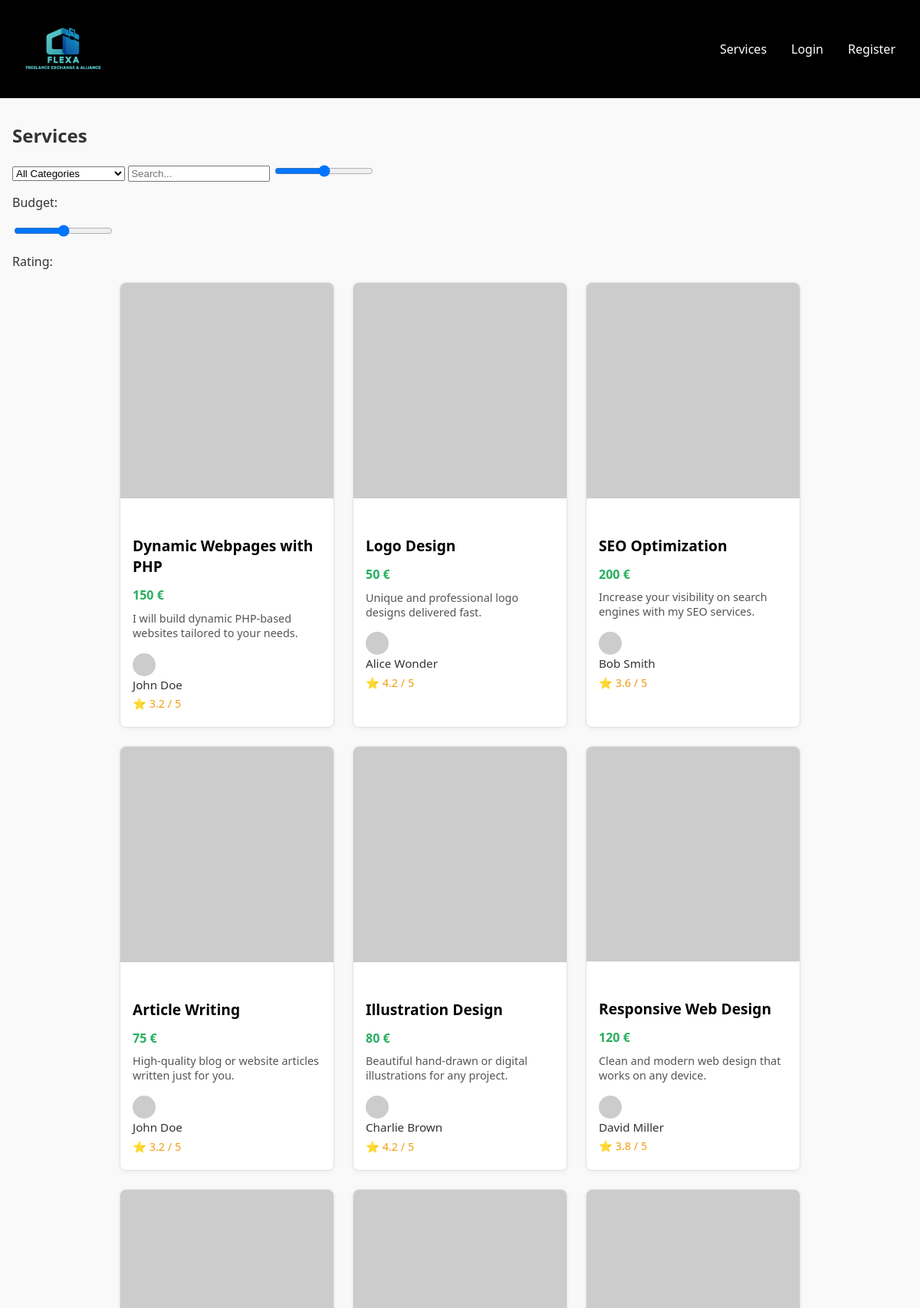
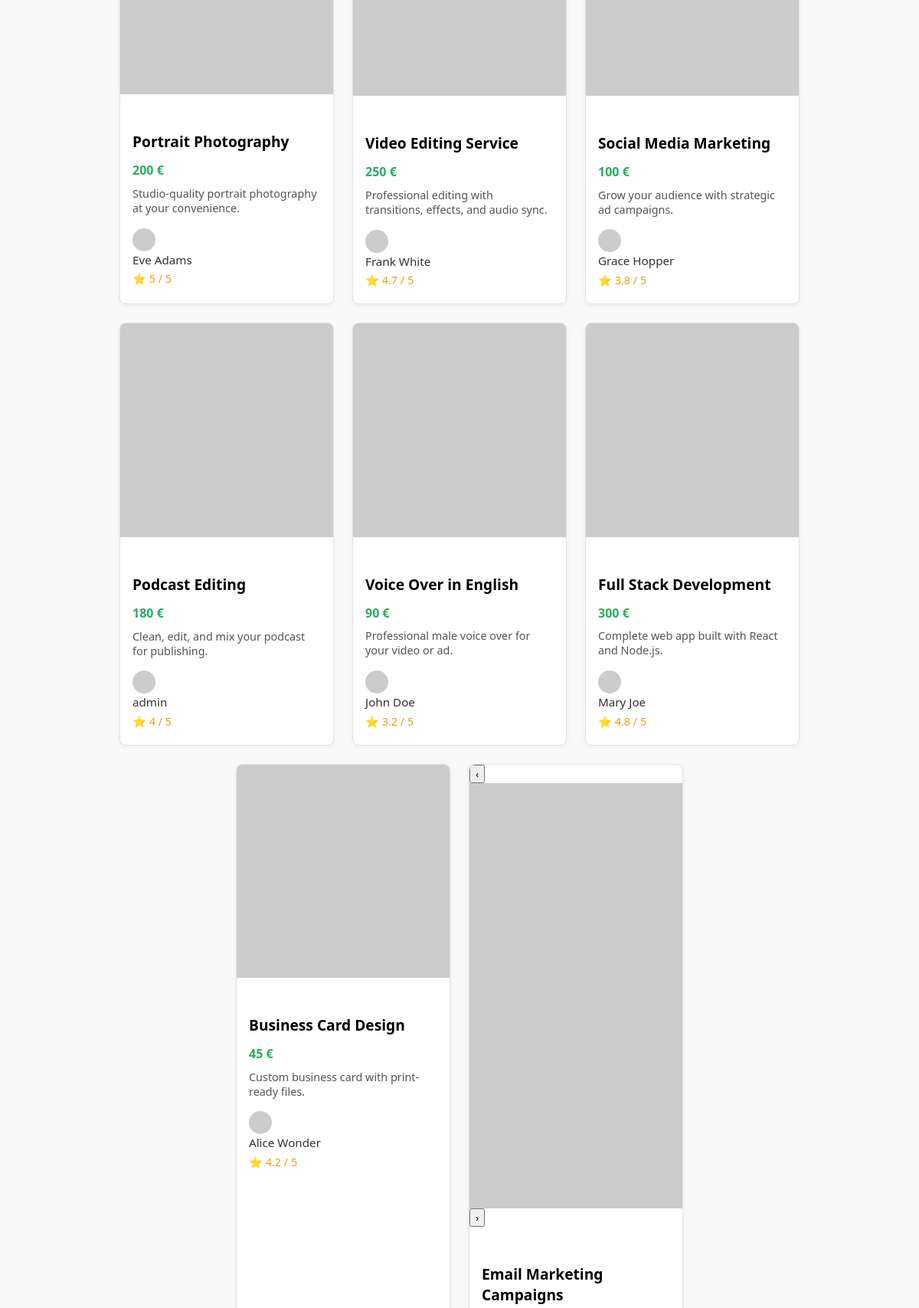
Screenshot of /pages/services.php (upper part) with the database file from the repository (2 pictures, top to bottom).
### tables this page shows
CREATE TABLE Service
(
    serviceId    INTEGER,
    freelancerId INTEGER,
    categoryId   INTEGER,
    title        VARCHAR(255),
    price        DECIMAL(10, 2),
    deliveryTime INTEGER,
    description  TEXT,
    about        TEXT,
    status       VARCHAR(15),
    rating       DECIMAL(2, 1) DEFAULT 0,

    CONSTRAINT Service_PK PRIMARY KEY (serviceId),
    CONSTRAINT Service_freelancerId_NN CHECK (freelancerId IS NOT NULL),
    CONSTRAINT Service_title_NN CHECK (title IS NOT NULL),
    CONSTRAINT Service_price_NN CHECK (price IS NOT NULL),
    CONSTRAINT Service_deliveryTime_NN CHECK (deliveryTime IS NOT NULL),
    CONSTRAINT Service_description_NN CHECK (description IS NOT NULL),
    CONSTRAINT Service_status_NN CHECK (status IS NOT NULL),
    CONSTRAINT Service_rating_NN CHECK (rating IS NOT NULL),
    CONSTRAINT Service_freelancer_FK FOREIGN KEY (freelancerId) REFERENCES User (userId) ON UPDATE CASCADE,
    CONSTRAINT Service_category_FK FOREIGN KEY (categoryId) REFERENCES ServiceCategory (serviceCategoryId) ON DELETE SET NULL ON UPDATE CASCADE,
    CONSTRAINT Service_deliveryTime_check CHECK (deliveryTime > 0),
    CONSTRAINT Service_status_CK CHECK (status IN ('active', 'inactive', 'deleted')),
    CONSTRAINT Service_rating_CK CHECK (rating BETWEEN 0 AND 5)
);

### pages/services.php (called while the page is built, shortened)
<?php
require_once(__DIR__ . '/../templates/common.tpl.php');
require_once(__DIR__ . '/../database/connection.db.php');
require_once(__DIR__ . '/../model/service.class.php');
require_once(__DIR__ . '/../templates/services.tpl.php');
$db = getDatabaseConnection();
$services = Service::getAllServices($db);
$services_freelancers = getFreelancersForServices($db, $services);
drawServices("Services", $services_freelancers, $db);

### model/service.class.php (called while the page is built, shortened)
<?php
class Service
{
    public static function getAllServices(PDO $db): array
    {
        $stmt = $db->prepare("SELECT * FROM Service");
        $stmt->execute();
        $services = [];
        while ($data = $stmt->fetch(PDO::FETCH_ASSOC)) {
            $serviceId = intval($data['serviceId']);
            $freelancerId = intval($data['freelancerId']);
            $categoryId = intval($data['categoryId']);
            $title = $data['title'];
            $price = floatval($data['price']);
            $deliveryTime = intval($data['deliveryTime']);
            $description = $data['description'];
            $about = $data['about'];
            $status = $data['status'];
            $rating = floatval($data['rating']);
            $mediaStmt = $db->prepare("SELECT mediaURL FROM ServiceMedia WHERE serviceId = :id");
            $mediaStmt->bindParam(":id", $serviceId, PDO::PARAM_INT);
            $mediaStmt->execute();
            $images = $mediaStmt->fetchAll(PDO::FETCH_COLUMN);
            $services[] = new Service(
                $serviceId,
                $freelancerId,
                $categoryId,
                $title,
                $price,
                $deliveryTime,
                $description,
                $about,
                $status,
                $rating,
                $images
            );
        }
        return $services;
    }
}

### templates/services.tpl.php (the view, shortened to what this page needs)
<?php
require_once(__DIR__ . '/../templates/common.tpl.php');
require_once(__DIR__ . '/../database/connection.db.php');
require_once(__DIR__ . '/../model/service.class.php');
?>
<?php function drawServices(string $category, array $services, PDO $db): void
{
    ?>
    <section class="category-section">
        <div class="category-container">
            <?php
            if (strtolower($category) === 'services') {
                echo '<h2 class="section-category-title">Services</h2>';
            } elseif (str_starts_with($category, '_')) {
                echo '<h2 class="section-category-title">Search Results for ' . htmlspecialchars(ucfirst(substr($category, 1))) . '</h2>';
            } else {
                echo '<h2 class="section-category-title">' . htmlspecialchars($category) . '</h2>';
            }
            ?>
            <div class="filter-controls">
                <select id="category-filter">
                    <option value="">All Categories</option>
                </select>
                <input type="text" id="search-service-input" placeholder="Search...">
                <input type="range" id="slider-service-budget" min="10" max="1000" step="20">
                <p>Budget:
                </p>
                <input type="range" id="slider-service-rating" min="1" max="5" step="1">
                <p>Rating:
                </p>
            </div>
            <?php if (empty($services)): ?>
                <p>No services found in this category.</p>
            <?php else: ?>
                <div class="service-grid">
                    <?php foreach ($services as $service): ?>
                        <article class="service-display">
                            <div class="service-slider" data-service-id="<?= $service['serviceId'] ?>">
                                <?php if (count($service['images']) > 1): ?>
                                    <button class="slider-prev">‹</button>
                                <?php endif; ?>
                                <div class="slider-images">
                                    <?php foreach ($service['images'] as $index => $imgURL): ?>
                                        <a href="/pages/service_detail.php?id=<?= $service['serviceId'] ?>">
                                            <img src="<?= htmlspecialchars($imgURL) ?>"
                                                 alt="Service image <?= $index + 1 ?>"
                                                 class="slider-image<?= $index === 0 ? ' active' : '' ?>">
                                        </a>
                                    <?php endforeach; ?>
                                </div>
                                <?php if (count($service['images']) > 1): ?>
                                    <button class="slider-next">›</button>
                                <?php endif; ?>
                            </div>
                            <div class="service-info">
                                <h3 class="service-title"><?= htmlspecialchars($service['title']) ?></h3>
                                <p class="service-price"><?= htmlspecialchars((string)$service['price']) ?> €</p>
                                <p class="service-description"><?= htmlspecialchars($service['description']) ?></p>
                                <div class="freelancer-info">
                                    <a href="/pages/user.php?id=<?= $service['freelancer']['id'] ?>">
                                        <img src="<?= htmlspecialchars($service['freelancer']['profilePictureURL']) ?>"
                                             alt="Freelancer profile" class="freelancer-pic">
                                        <span class="freelancer-name"><?= htmlspecialchars($service['freelancer']['name']) ?></span>
                                    </a>
                                </div>
                                <?php if ($service['avgRating'] != 0): ?>
                                    <p class="service-rating">⭐ <?= htmlspecialchars((string)$service['avgRating']) ?> /
                                        5</p>
                                <?php else: ?>
                                    <p class="service-rating">⭐ No ratings yet</p>
                                <?php endif; ?>
                            </div>
                        </article>
                    <?php endforeach; ?>
                </div>
            <?php endif; ?>
        </div>
    </section>
<?php } ?>

### css/base.css (style rules this page uses)
body { margin: 0; background: #ffffff; color: #333; font-family: 'Segoe UI', sans-serif; padding: 0; }
a { text-decoration: none; color: inherit; }
h1, h2, h3, h4, h5, h6 { margin-top: 0; font-weight: bold; }
p { margin-bottom: 1rem; }
img { max-width: 100%; height: auto; display: block; }
button { font-family: inherit; cursor: pointer; }

### css/categories.css (style rules this page uses)
.category-section { padding: 2rem 0; background-color: #f9f9f9; }
.category-container { max-width: 1200px; margin: 0 auto; padding: 0 1rem; }

### css/user.css (style rules this page uses)
.service-info p { margin: 0.3rem 0; text-align: left; }

### css/service.css (style rules this page uses)
.service-grid { display: flex; gap: 1.5rem; justify-content: center; flex-wrap: wrap; align-items: stretch; }
.service-display { background-color: white; border: 1px solid #e2e2e2; border-radius: 8px; overflow: hidden; box-shadow: 0 2px 6px rgba(0, 0, 0, 0.05); transition: transform 0.2s ease; display: flex; flex-direction: column; justify-content: space-between; width: 280px; min-height: 500px; box-sizing: border-box; flex: 0 1 auto; }
.service-info { flex-grow: 1; display: flex; flex-direction: column; padding: 1rem; height: 100%; }
.service-title { font-size: 1.2rem; font-weight: bold; margin-bottom: 0.5rem; color: #000 !important; }
.service-price { color: #27ae60; font-weight: 600; margin-bottom: 0.5rem; }
.service-description { font-size: 0.9rem; color: #555; overflow: hidden; text-overflow: ellipsis; display: -webkit-box; -webkit-line-clamp: 3; -webkit-box-orient: vertical; }
.freelancer-info { display: flex; align-items: center; gap: 0.5rem; margin-top: 0.75rem; }
.freelancer-pic { width: 30px; height: 30px; border-radius: 50%; object-fit: cover; }
.freelancer-name { font-size: 0.95rem; font-weight: 500; color: #333; }
.service-rating { font-size: 0.9rem; color: #f39c12; margin-top: 0.5rem; }
h3 { margin-bottom: 1rem; margin-top: 2rem; font-size: 1.4rem; }

### css/forms.css (style rules this page uses)
.service-grid article.service-display { width: 280px; min-height: 450px; }

### rows the page displays
service: title "Illustration Design", price "80", description "Beautiful hand-drawn or digital illustrations for any project.", name "Charlie Brown", rating "4.2"
service: title "Responsive Web Design", price "120", description "Clean and modern web design that works on any device.", name "David Miller", rating "3.8"
service: title "Portrait Photography", price "200", description "Studio-quality portrait photography at your convenience.", name "Eve Adams", rating "5"
service: title "Video Editing Service", price "250", description "Professional editing with transitions, effects, and audio sync.", name "Frank White", rating "4.7"
service: title "Podcast Editing", price "180", description "Clean, edit, and mix your podcast for publishing.", name "admin", rating "4"
service: title "Full Stack Development", price "300", description "Complete web app built with React and Node.js.", name "Mary Joe", rating "4.8"

### other values shown
$service['title'] "Dynamic Webpages with PHP"
$service['price'] "150"
$service['description'] "I will build dynamic PHP-based websites tailored to your needs."
$service['freelancer']['name'] "John Doe"
$service['avgRating'] "3.2"
$service['title'] "Logo Design"
$service['price'] "50"
$service['description'] "Unique and professional logo designs delivered fast."
$service['freelancer']['name'] "Alice Wonder"
$service['avgRating'] "4.2"
$service['title'] "SEO Optimization"
$service['price'] "200"
$service['description'] "Increase your visibility on search engines with my SEO services."
$service['freelancer']['name'] "Bob Smith"
$service['avgRating'] "3.6"
